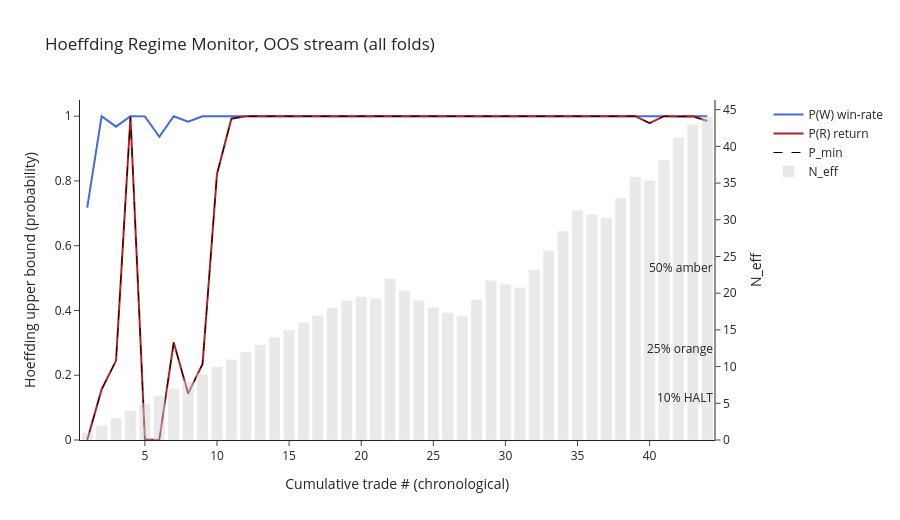

The notebook cell this image was saved under:
### Markdown cell above
## 16 Hoeffding monitor plot (50/25/10% threshold lines)

### Code cell
if len(monitor_df) > 0:
    fig = make_subplots(specs=[[{'secondary_y': True}]])
    fig.add_trace(go.Scatter(x=monitor_df['trade_n'], y=monitor_df['P_W'],   name='P(W) win-rate',     line=dict(color='royalblue', width=2)), secondary_y=False)
    fig.add_trace(go.Scatter(x=monitor_df['trade_n'], y=monitor_df['P_R'],   name='P(R) return',        line=dict(color='firebrick', width=2)), secondary_y=False)
    fig.add_trace(go.Scatter(x=monitor_df['trade_n'], y=monitor_df['P_min'], name='P_min',              line=dict(color='black', width=1, dash='dash')), secondary_y=False)
    fig.add_trace(go.Bar    (x=monitor_df['trade_n'], y=monitor_df['N_eff'], name='N_eff',              marker_color='lightgray', opacity=0.5), secondary_y=True)
    fig.add_hline(y=ALERT_AMBER,  line_dash='dot', line_color='goldenrod', annotation_text=f'{ALERT_AMBER:.0%} amber')
    fig.add_hline(y=ALERT_ORANGE, line_dash='dot', line_color='orangered', annotation_text=f'{ALERT_ORANGE:.0%} orange')
    fig.add_hline(y=ALERT_RED,    line_dash='dot', line_color='red',       annotation_text=f'{ALERT_RED:.0%} HALT')
    fig.update_yaxes(title_text='Hoeffding upper bound (probability)', range=[0, 1.05], secondary_y=False)
    fig.update_yaxes(title_text='N_eff', secondary_y=True, showgrid=False)
    fig.update_layout(title='Hoeffding Regime Monitor, OOS stream (all folds)', template='simple_white', height=520,
                      xaxis_title='Cumulative trade # (chronological)')
    fig.write_html(str(OUT_DIR/'hoeffding_plot.html'), include_plotlyjs='cdn')
    fig.show()

### Figure 1 — Plotly figure (JSON) as saved in the notebook; plotly's stock layout.template omitted (floating-point values rounded to 4 significant figures)
{"data": [{"line": {"color": "royalblue", "width": 2}, "name": "P(W) win-rate", "type": "scatter", "x": [1, 2, 3, 4, 5, 6, 7, 8, 9, 10, 11, 12, 13, 14, 15, 16, 17, 18, 19, 20, 21, 22, 23, 24, 25, 26, 27, 28, 29, 30, 31, 32, 33, 34, 35, 36, 37, 38, 39, 40, 41, 42, 43, 44], "xaxis": "x", "y": [0.7175, 1.0, 0.9676, 1.0, 0.9995, 0.9363, 1.0, 0.9833, 1.0, 1.0, 1.0, 1.0, 1.0, 1.0, 1.0, 1.0, 1.0, 1.0, 1.0, 1.0, 1.0, 1.0, 1.0, 1.0, 1.0, 1.0, 1.0, 1.0, 1.0, 1.0, 1.0, 1.0, 1.0, 1.0, 1.0, 1.0, 1.0, 1.0, 1.0, 1.0, 1.0, 1.0, 1.0, 1.0], "yaxis": "y"}, {"line": {"color": "firebrick", "width": 2}, "name": "P(R) return", "type": "scatter", "x": [1, 2, 3, 4, 5, 6, 7, 8, 9, 10, 11, 12, 13, 14, 15, 16, 17, 18, 19, 20, 21, 22, 23, 24, 25, 26, 27, 28, 29, 30, 31, 32, 33, 34, 35, 36, 37, 38, 39, 40, 41, 42, 43, 44], "xaxis": "x", "y": [6.294e-06, 0.1561, 0.2452, 0.998, 0.001975, 5.775e-06, 0.3013, 0.1434, 0.2347, 0.8214, 0.9924, 1.0, 1.0, 1.0, 1.0, 1.0, 1.0, 1.0, 1.0, 1.0, 1.0, 1.0, 1.0, 1.0, 1.0, 1.0, 1.0, 1.0, 1.0, 1.0, 1.0, 1.0, 1.0, 1.0, 1.0, 1.0, 1.0, 1.0, 1.0, 0.9786, 1.0, 0.999, 0.9998, 0.9851], "yaxis": "y"}, {"line": {"color": "black", "dash": "dash", "width": 1}, "name": "P_min", "type": "scatter", "x": [1, 2, 3, 4, 5, 6, 7, 8, 9, 10, 11, 12, 13, 14, 15, 16, 17, 18, 19, 20, 21, 22, 23, 24, 25, 26, 27, 28, 29, 30, 31, 32, 33, 34, 35, 36, 37, 38, 39, 40, 41, 42, 43, 44], "xaxis": "x", "y": [6.294e-06, 0.1561, 0.2452, 0.998, 0.001975, 5.775e-06, 0.3013, 0.1434, 0.2347, 0.8214, 0.9924, 1.0, 1.0, 1.0, 1.0, 1.0, 1.0, 1.0, 1.0, 1.0, 1.0, 1.0, 1.0, 1.0, 1.0, 1.0, 1.0, 1.0, 1.0, 1.0, 1.0, 1.0, 1.0, 1.0, 1.0, 1.0, 1.0, 1.0, 1.0, 0.9786, 1.0, 0.999, 0.9998, 0.9851], "yaxis": "y"}, {"marker": {"color": "lightgray"}, "name": "N_eff", "opacity": 0.5, "type": "bar", "x": [1, 2, 3, 4, 5, 6, 7, 8, 9, 10, 11, 12, 13, 14, 15, 16, 17, 18, 19, 20, 21, 22, 23, 24, 25, 26, 27, 28, 29, 30, 31, 32, 33, 34, 35, 36, 37, 38, 39, 40, 41, 42, 43, 44], "xaxis": "x", "y": [1.0, 2.0, 3.0, 4.0, 5.0, 6.0, 7.0, 8.0, 9.0, 10.0, 11.0, 12.0, 13.0, 14.0, 15.0, 16.0, 17.0, 18.0, 19.0, 19.54, 19.28, 22.0, 20.4, 19.03, 18.07, 17.38, 16.88, 19.19, 21.75, 21.22, 20.82, 23.22, 25.85, 28.47, 31.32, 30.73, 30.27, 32.96, 35.85, 35.37, 38.18, 41.2, 43.0, 44.0], "yaxis": "y2"}], "layout": {"annotations": [{"showarrow": false, "text": "50% amber", "x": 1, "xanchor": "right", "xref": "x domain", "y": 0.5, "yanchor": "bottom", "yref": "y"}, {"showarrow": false, "text": "25% orange", "x": 1, "xanchor": "right", "xref": "x domain", "y": 0.25, "yanchor": "bottom", "yref": "y"}, {"showarrow": false, "text": "10% HALT", "x": 1, "xanchor": "right", "xref": "x domain", "y": 0.1, "yanchor": "bottom", "yref": "y"}], "height": 520, "shapes": [{"line": {"color": "goldenrod", "dash": "dot"}, "type": "line", "x0": 0, "x1": 1, "xref": "x domain", "y0": 0.5, "y1": 0.5, "yref": "y"}, {"line": {"color": "orangered", "dash": "dot"}, "type": "line", "x0": 0, "x1": 1, "xref": "x domain", "y0": 0.25, "y1": 0.25, "yref": "y"}, {"line": {"color": "red", "dash": "dot"}, "type": "line", "x0": 0, "x1": 1, "xref": "x domain", "y0": 0.1, "y1": 0.1, "yref": "y"}], "title": {"text": "Hoeffding Regime Monitor, OOS stream (all folds)"}, "xaxis": {"anchor": "y", "domain": [0.0, 0.94], "title": {"text": "Cumulative trade # (chronological)"}}, "yaxis": {"anchor": "x", "domain": [0.0, 1.0], "range": [0, 1.05], "title": {"text": "Hoeffding upper bound (probability)"}}, "yaxis2": {"anchor": "x", "overlaying": "y", "showgrid": false, "side": "right", "title": {"text": "N_eff"}}}}
